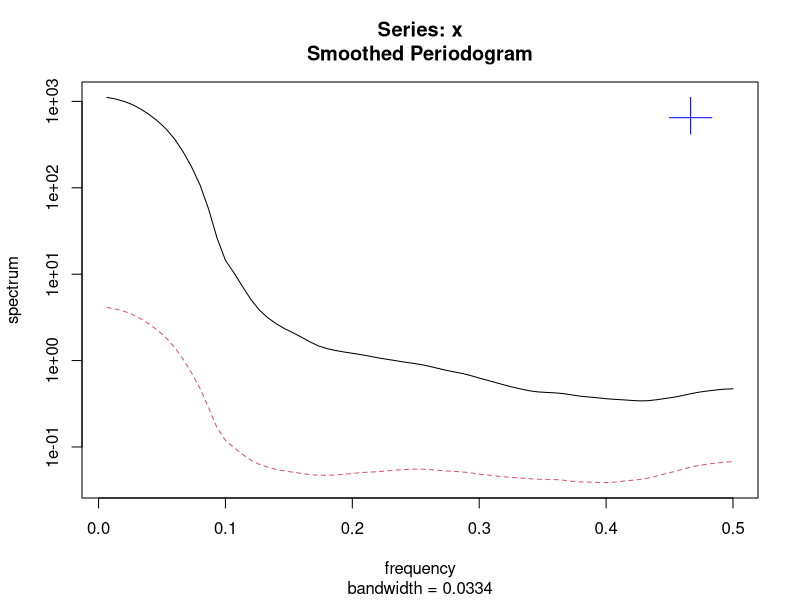
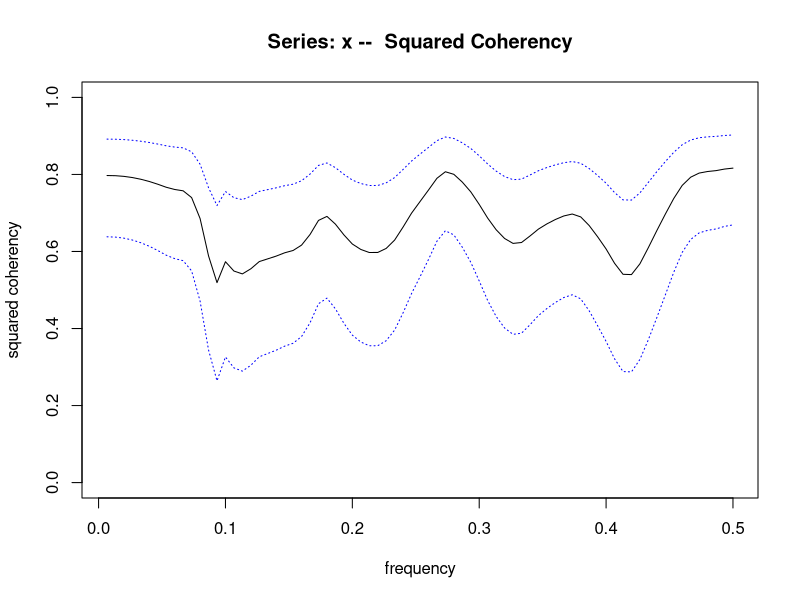

Here is the R script that generated these plots, in order:
# 
# 
# rate1 = 10 # Hz
# rate2 = 10 # Hz
# 
# T = 10000
# 
# s1 = rpois(T, rate1/1000)
# s2 = rpois(T, rate2/1000)

sales.spc <- spectrum(ts.union(BJsales, BJsales.lead),
                      kernel("modified.daniell", c(5,7)))

plot(sales.spc, plot.type = "coherency")

s1 = BJsales
s2 = BJsales.lead

fs1 = fft(s1)


